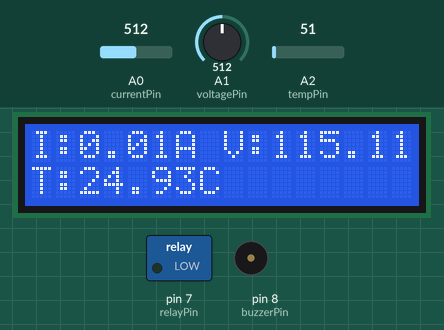
The sketch below on a simulated Arduino Uno, built with avr-gcc and run on an emulated ATmega328P. Shown: 16×2 character LCD, switched loads named in the sketch (green lamp = pin HIGH), buzzer (waves = sounding, pin HIGH). Inputs (shaded band) come from the test bench; at power-on: A2 (tempPin) = 51, A0 (currentPin) = 512, A1 (voltagePin) = 512.

Above: at 3.2 s.
3.3 s: A2 (tempPin) set to 23
At 5.2 s:
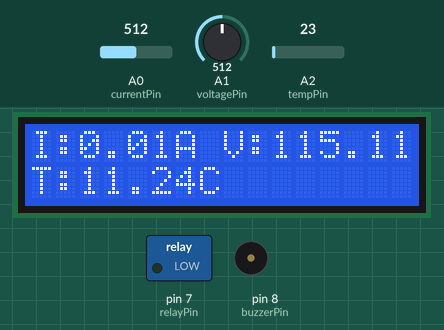
5.5 s: A2 (tempPin) set to 18
At 7.2 s:
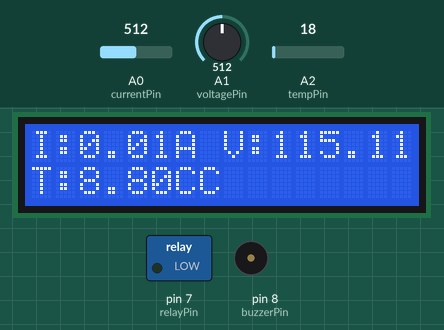
7.5 s: A0 (currentPin) set to 692
At 9.1 s:
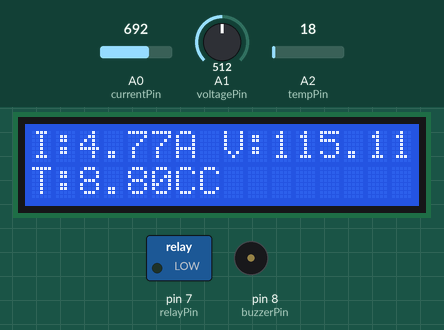
9.6 s: A0 (currentPin) set to 718
At 11.0 s:
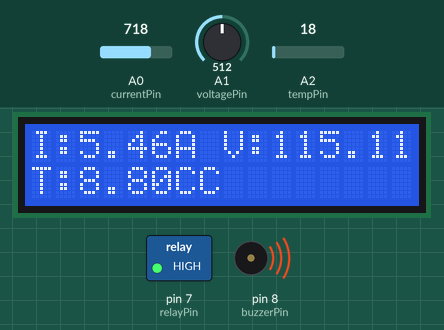
11.6 s: A1 (voltagePin) set to 716
At 12.8 s:
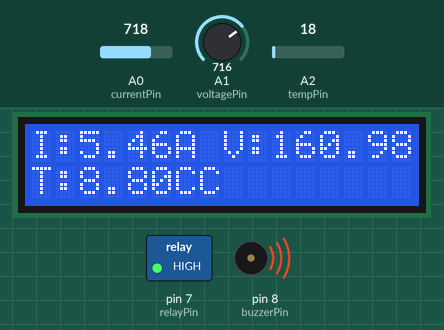
13.6 s: A2 (tempPin) set to 30
At 14.7 s:
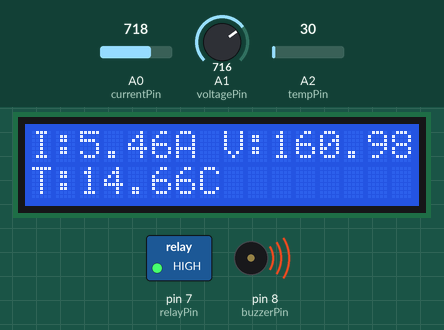
Timing chart, 0 to 16.6 s (numbered marks = the images above; inputs shaded):
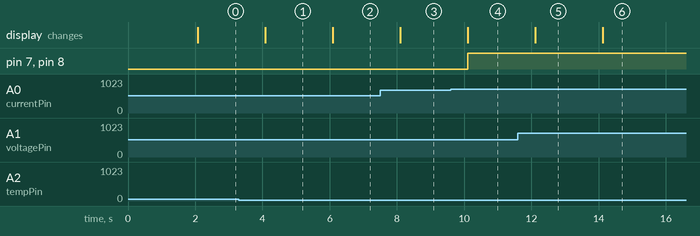

Measured:
- the behaviour switches between 21 and 20 on A2 (tempPin) (found by bisection; images 1 and 2)
- the behaviour switches between 700 and 701 on A0 (currentPin) (found by bisection; images 3 and 4)
- after the input at 3.3 s, the display: changes after 0.78 s (image 1)
- after the input at 5.5 s, the display: changes after 0.59 s (image 2)
- after the input at 7.5 s, the display: changes after 0.60 s (image 3)
- after the input at 9.6 s, pin 7 (relayPin), pin 8 (buzzerPin): LOW → HIGH after 0.51 s; the display: changes after 0.51 s (image 4)
- after the input at 11.6 s, the display: changes after 0.52 s (image 5)
- after the input at 13.6 s, the display: changes after 0.53 s (image 6)

The sketch:

Transformer_Overload_Monitoring.ino.ino
```cpp
#include <LiquidCrystal.h>  // LCD library

// LCD pins: RS, EN, D4, D5, D6, D7
LiquidCrystal lcd(12, 11, 5, 4, 3, 2);

// Sensor pins
const int currentPin = A0;  // Current sensor (ACS712)
const int voltagePin = A1;  // Voltage sensor (PT or divider)
const int tempPin = A2;     // Temperature sensor (LM35)

// Output pins
const int buzzerPin = 8;
const int relayPin = 7;

// Safe limits
const float currentLimit = 5.0;    // Max current in Amps
const float voltageLimit = 230.0;  // Max voltage in Volts
const float tempLimit = 75.0;      // Max temperature in Celsius

void setup() {
  lcd.begin(16, 2);               // Initialize LCD
  pinMode(buzzerPin, OUTPUT);
  pinMode(relayPin, OUTPUT);
  digitalWrite(buzzerPin, LOW);
  digitalWrite(relayPin, LOW);

  lcd.print("Transformer OLM");   // Welcome message
  delay(2000);
  lcd.clear();
}

void loop() {
  // Read sensors
  float current = readCurrent();
  float voltage = readVoltage();
  float temperature = readTemperature();

  // Display on LCD
  lcd.setCursor(0, 0);
  lcd.print("I:");
  lcd.print(current);
  lcd.print("A V:");
  lcd.print(voltage);

  lcd.setCursor(0, 1);
  lcd.print("T:");
  lcd.print(temperature);
  lcd.print("C");

  // Check for overload
  if(current > currentLimit || voltage > voltageLimit || temperature > tempLimit){
    digitalWrite(buzzerPin, HIGH);  // Turn on buzzer
    digitalWrite(relayPin, HIGH);   // Trip relay
  } else {
    digitalWrite(buzzerPin, LOW);
    digitalWrite(relayPin, LOW);    // Keep system normal
  }

  delay(1000);  // Update every second
}

// --- Functions to convert sensor readings ---

float readCurrent() {
  int sensorValue = analogRead(currentPin);
  float voltage = sensorValue * (5.0 / 1023.0);
  float current = (voltage - 2.5) / 0.185; // ACS712 5A version
  if(current < 0) current = -current;
  return current;
}

float readVoltage() {
  int sensorValue = analogRead(voltagePin);
  float voltage = sensorValue * (5.0 / 1023.0);
  voltage = voltage * (230.0 / 5.0); // Scale to real transformer voltage
  return voltage;
}

float readTemperature() {
  int sensorValue = analogRead(tempPin);
  float voltage = sensorValue * (5.0 / 1023.0);
  float temp = voltage * 100.0; // LM35: 10mV per °C
  return temp;
}
```
